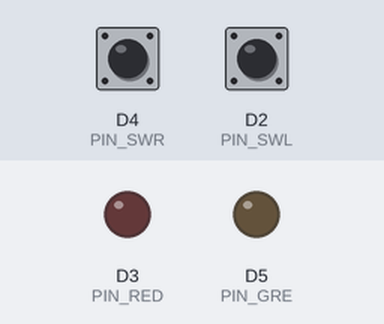
The sketch below on a simulated ESP8266 (NodeMCU). On the bench: output pins drawn as LEDs (lit = HIGH). The inputs (shaded band) are chosen by the test bench; at power-on: D2 (PIN_SWL) LOW, D4 (PIN_SWR) LOW.

Above: at 1.2 s.
1.3 s: D2 (PIN_SWL) pulled HIGH for 0.15 s
At 1.8 s:
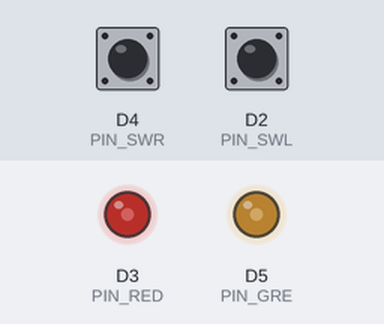
2.9 s: D2 (PIN_SWL) pulled HIGH for 1 s
At 4.2 s:
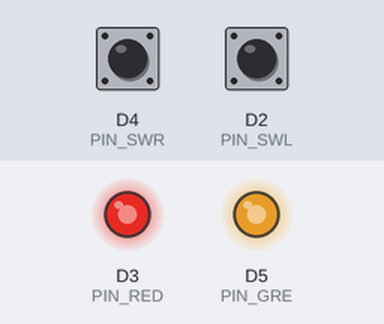
5.4 s: D4 (PIN_SWR) pulled HIGH for 0.15 s
At 6.2 s:
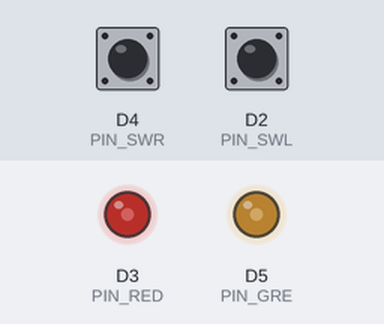
7.0 s: D4 (PIN_SWR) pulled HIGH for 1 s
At 7.4 s:
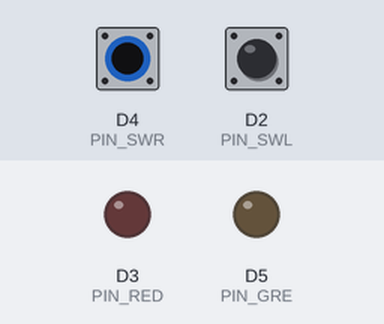
9.5 s: D2 (PIN_SWL) pulled HIGH for 3.2 s
At 10.6 s:
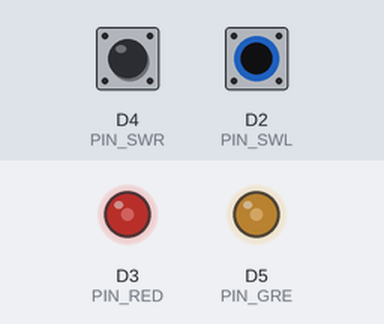
Timing chart, 0 to 12.5 s (numbered marks = the images above; inputs shaded):
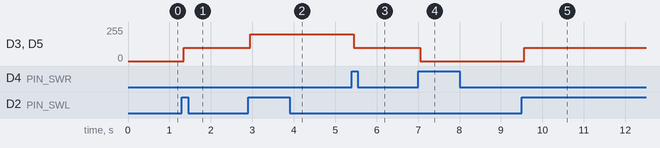

Measured:
- after the input at 1.3 s, D3 (PIN_RED), D5 (PIN_GRE): 0/255 → 100/255 after 0.05 s
- after the input at 2.9 s, D3 (PIN_RED), D5 (PIN_GRE): 100/255 → 200/255 after 0.05 s
- after the input at 5.4 s, D3 (PIN_RED), D5 (PIN_GRE): 200/255 → 100/255 after 0.05 s
- after the input at 7.0 s, D3 (PIN_RED), D5 (PIN_GRE): 100/255 → 0/255 after 0.05 s
- after the input at 9.5 s, D3 (PIN_RED), D5 (PIN_GRE): 0/255 → 100/255 after 0.06 s

The sketch:

LED_PWM.ino
```cpp
// Maximum value of PWM
#define MAX_PWM 1023

#define PIN_RED D3
#define PIN_GRE D5
#define PIN_SWL D2
#define PIN_SWR D4

bool cState_swl = false;
bool cState_swr = false;
bool lState_swl = false;
bool lState_swr = false;
int valDuty = 0;


void setup(){
  pinMode(PIN_SWL,INPUT);
  pinMode(PIN_SWR,INPUT);
}

void loop() {
  cState_swl = digitalRead(PIN_SWL);
  cState_swr = digitalRead(PIN_SWR);
  delay(50);

  if (cState_swl && (cState_swl != lState_swl)) {
    valDuty = valDuty + 100;
    if(valDuty > MAX_PWM) valDuty = MAX_PWM;

    analogWrite(PIN_RED, valDuty);
    analogWrite(PIN_GRE, valDuty);
  }

  if (cState_swr && (cState_swr != lState_swr)) {
    valDuty = valDuty - 100;
    if(valDuty < 0) valDuty = 0;

    analogWrite(PIN_RED, valDuty);
    analogWrite(PIN_GRE, valDuty);
  }

  lState_swl = cState_swl;
  lState_swr = cState_swr;
}
```
